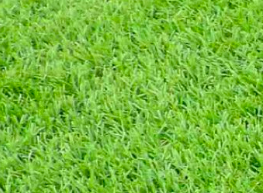
#> input picture 3_texture/imgs/grass_1.png, 263 x 193 px
$ jupyter execute 3_texture.ipynb   (shell and % lines are left out)   (older library calls are emulated)
#> lines starting #> are read from the running program, lines starting #| are printed output that depends on the picture
# Texture

Accodrdingly to Wikipedia, the texture is :

```
the nature of a surface as defined by the three characteristics of lay, surface roughness, and waviness
```

We can simplify it and just tell it's a pattern repeated over and over...

There are some exemple of texture :

## Libararies

[cell 1]
import numpy as np
import skimage
import matplotlib.pyplot as plt
from matplotlib import gridspec

from skimage import io
from skimage import color
from skimage import filters
from skimage import feature
from skimage import data

import warnings
warnings.filterwarnings("ignore")

## Fourrier Transform

As I just simplified the texture definition as a simple repetition of a pattern over and over we can see the final image as a periodic signal where a period contain the pattern.

Also, perdiodic signals and _fourrier transform_ are highly correlated.

Let's do a quick exploration...

[cell 2]
#make an horizontal high period image
im_1 = np.zeros((100, 100))
im_1[np.array([i for i in range(100) if i % 5 in [0, 1, 2]])] = 1
im_1 = filters.gaussian(im_1, sigma=.5) #blur it

#make an vertical low periodic
im_2 = np.zeros((100, 100))
im_2[np.array([i for i in range(100) if i % 20 in range(5)])] = 1
im_2 = im_2.T
im_2 = filters.gaussian(im_2) #blur it

#display them
fig = plt.figure(figsize=(12, 12))
gs = gridspec.GridSpec(1, 3)

ax = fig.add_subplot(gs[0, 0])
ax.set_title("Horizontal High Period Texture")
ax.axis('off')
ax.imshow(im_1, cmap='gray')

ax = fig.add_subplot(gs[0, 1])
ax.set_title("Vertical Low Period Texture")
ax.axis('off')
ax.imshow(im_2, cmap='gray')

fig.show()
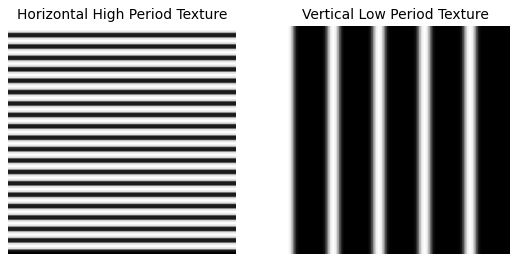
#> figure drawn by matplotlib, 2 panels

[cell 3]
#let's do a fourrier transform over those patterns

fig = plt.figure(figsize=(12, 12))
gs = gridspec.GridSpec(1, 3)

ax = fig.add_subplot(gs[0, 0])
ax.set_title("Horizontal High Period Texture")
ax.axis('off')
ax.imshow(abs(np.fft.fftshift(np.fft.fft2(im_1))), cmap='gray')

ax = fig.add_subplot(gs[0, 1])
ax.set_title("Vertical Low Period Texture")
ax.axis('off')
ax.imshow(abs(np.fft.fftshift(np.fft.fft2(im_2))), cmap='gray')

fig.show()
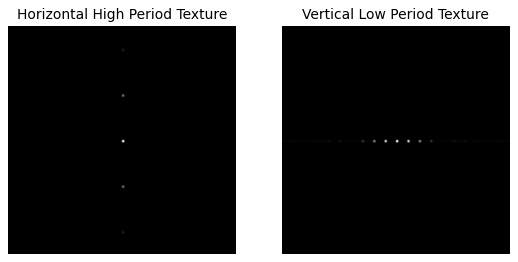
#> figure drawn by matplotlib, 2 panels

As we can see, as the points are far from the center mean the frequency is high.
In an other hand, points points nearto the center mean a low period.

The horizontal vs vertical axis inform us about the main direction of the pattern.

We can see with this simple image how the texture can be represented in a fourrier space...

There are some more real world image :

## LBP Texture Descriptor

The _**L**ocal **B**inary **P**atern_ is a well known image descriptor. It gives informations about the texture of the information. It was even used in old facial recognition programs.

It is computed as bellow :

The advantage of this descriptor is its invariance to the light. Indeed there is a loss of information when for each neighbor of the centra pixel of the patch we only keep if it's greater or lower than the value (not how much).

We can see its robustness to the light bellow :

Once the LBP is computed on an image, we can build an histogram about how many times each LBP value appear.
This global histogram will describe the texture of the whole image, but sometimes we want to keep some information about the localisation of the texture. The idea is to cut the image in blocks, compute each blocks histograms and concatenate them as shown bellow :

This method will give us for each image a vector of the same dimension also we can give it as input of a classifier. We will try it few cells bellow...

[cell 4]
grass_1 = io.imread("imgs/grass_1.png", as_grey=True)
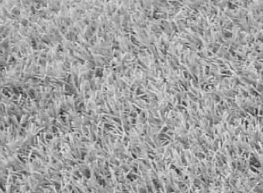
#> grass_1: shape (193, 263) float64; min 0.143, max 0.907, mean 0.634
grass_2 = io.imread("imgs/grass_2.png", as_grey=True)
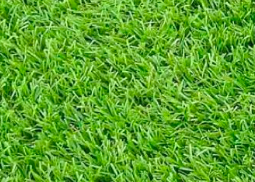
#> input picture 3_texture/imgs/grass_2.png, 255 x 182 px
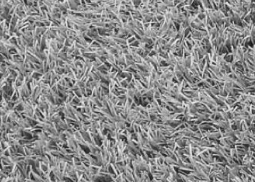
#> grass_2: shape (182, 255) float64; min 0.0853, max 0.931, mean 0.548
rock = io.imread("imgs/rock.png", as_grey=True)
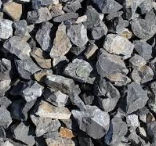
#> input picture 3_texture/imgs/rock.png, 156 x 146 px
#> rock: shape (146, 156) float64; min 0, max 0.966, mean 0.419

plt.title("Grass 1")
plt.axis("off")
plt.imshow(grass_1, cmap='gray', interpolation='bilinear', aspect='auto')
plt.show()

plt.title("Grass 2")
plt.axis("off")
plt.imshow(grass_2, cmap='gray', interpolation='bilinear', aspect='auto')
plt.show()

plt.title("Rock")
plt.axis("off")
plt.imshow(rock, cmap='gray', interpolation='bilinear', aspect='auto')
plt.show()

[cell 5]
radius = 1
n_points = 8 * radius

grass_1_lbp = feature.local_binary_pattern(grass_1, n_points, radius, 'uniform')
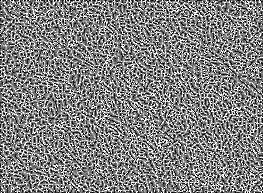
#> grass_1_lbp: shape (193, 263) float64; min 0, max 9, mean 4.56; drawn with min black and max white

plt.title("A LBP Image")
plt.axis("off")
plt.imshow(grass_1_lbp, cmap='gray')
plt.show()

[cell 6]
nb_bins = int(grass_1_lbp.max() + 1)
#> nb_bins = 10
plt.title("Histogram of the LBP values")
plt.hist(grass_1_lbp.ravel(), normed=True, bins=nb_bins, range=(0, nb_bins))
plt.show()
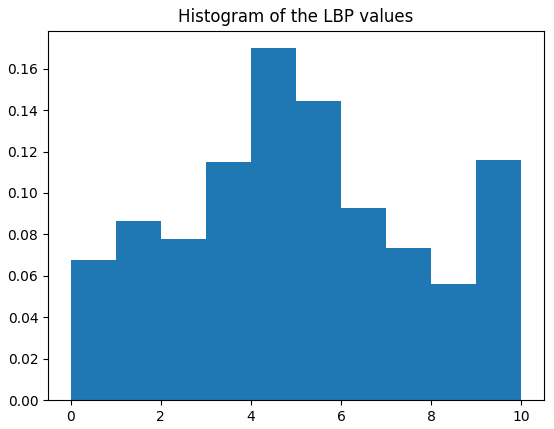
#> figure drawn by matplotlib, 1 panel; tallest bar 0.17 high, from x = 4 to 5

[cell 7]
#compare the grass_1 image with the grass_2 and the rock
grass_2_lbp = feature.local_binary_pattern(grass_1, n_points, radius, 'uniform')
rock_lbp    = feature.local_binary_pattern(rock,    n_points, radius, 'uniform')
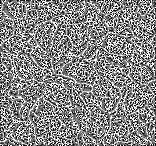
#> rock_lbp: shape (146, 156) float64; min 0, max 9, mean 4.76; drawn with min black and max white


fig = plt.figure()#figsize=(7, 5))
gs = gridspec.GridSpec(1, 3)

ax = fig.add_subplot(gs[0, 0])
ax.set_title("Grass 2")
plt.hist(grass_2_lbp.ravel(), normed=True, bins=nb_bins, range=(0, nb_bins))

ax = fig.add_subplot(gs[0, 1])
ax.set_title("Grass 1")
plt.hist(grass_1_lbp.ravel(), normed=True, bins=nb_bins, range=(0, nb_bins))

ax = fig.add_subplot(gs[0, 2])
ax.set_title("Rock")
plt.hist(rock_lbp.ravel(), normed=True, bins=nb_bins, range=(0, nb_bins))

fig.show()
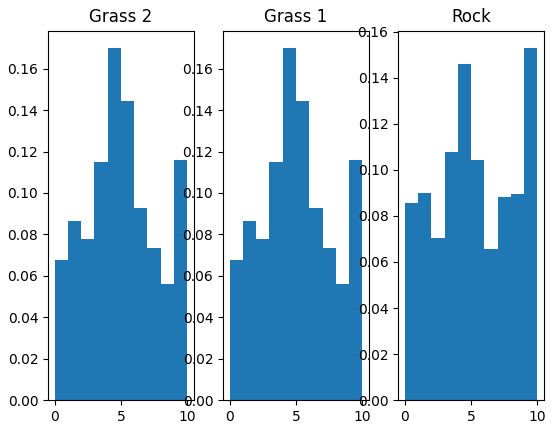
#> figure drawn by matplotlib, 3 panels; panel 1: tallest bar 0.17 high, from x = 4 to 5; panel 2: tallest bar 0.17 high, from x = 4 to 5; panel 3: tallest bar 0.153 high, from x = 9 to 10

print("We can see that grass1 and grass2 are more similar than rock...")
